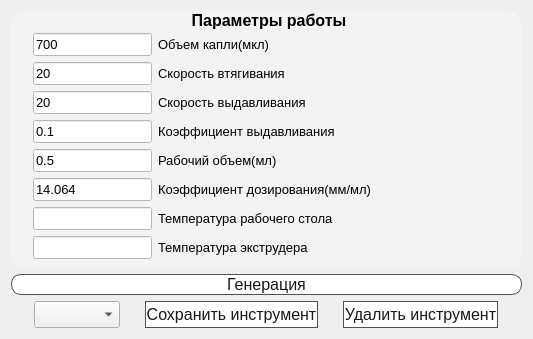
      <widget class="QWidget" name="tab">
       <property name="styleSheet">
        <string notr="true"/>
       </property>
       <attribute name="title">
        <string>Простое дозирование</string>
       </attribute>
       <layout class="QVBoxLayout" name="verticalLayout" stretch="22,0,1">
        <item>
         <widget class="QGroupBox" name="groupBox_12">
          <property name="font">
           <font>
            <pointsize>12</pointsize>
            <bold>true</bold>
           </font>
          </property>
          <property name="styleSheet">
           <string notr="true">QGroupBox {background-color: rgb(243, 243, 243);border: none;border-radius: 15px;}QGroupBox::title {subcontrol-origin: margin;subcontrol-position: top center;padding: 0 3px;}
</string>
          </property>
          <property name="title">
           <string>Параметры работы</string>
          </property>
          <layout class="QGridLayout" name="gridLayout_groupBox_8" columnstretch="1,3">
           <property name="leftMargin">
            <number>22</number>
           </property>
           <property name="topMargin">
            <number>22</number>
           </property>
           <property name="horizontalSpacing">
            <number>6</number>
           </property>
           <item row="4" column="0">
            <widget class="QLineEdit" name="lineEdit_working_volume">
             <property name="font">
              <font>
               <pointsize>10</pointsize>
              </font>
             </property>
             <property name="styleSheet">
              <string notr="true">background: rgb(255, 255, 255)</string>
             </property>
             <property name="text">
              <string>0.5</string>
             </property>
            </widget>
           </item>
           <item row="1" column="1">
            <widget class="QLabel" name="label_55">
             <property name="font">
              <font>
               <pointsize>10</pointsize>
              </font>
             </property>
             <property name="styleSheet">
              <string notr="true">border:none</string>
             </property>
             <property name="text">
              <string>Скорость втягивания</string>
             </property>
            </widget>
           </item>
           <item row="1" column="0">
            <widget class="QLineEdit" name="lineEdit_retraction_speed">
             <property name="font">
              <font>
               <pointsize>10</pointsize>
              </font>
             </property>
             <property name="styleSheet">
              <string notr="true">background: rgb(255, 255, 255)</string>
             </property>
             <property name="text">
              <string>20</string>
             </property>
            </widget>
           </item>
           <item row="0" column="1">
            <widget class="QLabel" name="label_36">
             <property name="font">
              <font>
               <pointsize>10</pointsize>
              </font>
             </property>
             <property name="styleSheet">
              <string notr="true">border:none
</string>
             </property>
             <property name="text">
              <string>Объем капли(мкл)</string>
             </property>
            </widget>
           </item>
           <item row="4" column="1">
            <widget class="QLabel" name="label_9">
             <property name="font">
              <font>
               <pointsize>10</pointsize>
              </font>
             </property>
             <property name="styleSheet">
              <string notr="true">border:none</string>
             </property>
             <property name="text">
              <string>Рабочий объем(мл)</string>
             </property>
            </widget>
           </item>
           <item row="2" column="1">
            <widget class="QLabel" name="label_56">
             <property name="font">
              <font>
               <pointsize>10</pointsize>
              </font>
             </property>
             <property name="styleSheet">
              <string notr="true">border:none</string>
             </property>
             <property name="text">
              <string>Скорость выдавливания</string>
             </property>
            </widget>
           </item>
           <item row="5" column="0">
            <widget class="QLineEdit" name="lineEdit_dosing_coeff">
             <property name="font">
              <font>
               <pointsize>10</pointsize>
              </font>
             </property>
             <property name="styleSheet">
              <string notr="true">background: rgb(255, 255, 255)</string>
             </property>
             <property name="text">
              <string>14.064</string>
             </property>
            </widget>
           </item>
           <item row="0" column="0">
            <widget class="QLineEdit" name="lineEdit_drop_volume">
             <property name="font">
              <font>
               <pointsize>10</pointsize>
              </font>
             </property>
             <property name="styleSheet">
              <string notr="true">background: rgb(255, 255, 255)</string>
             </property>
             <property name="text">
              <string>700</string>
             </property>
            </widget>
           </item>
           <item row="3" column="1">
            <widget class="QLabel" name="label_174">
             <property name="font">
              <font>
               <pointsize>10</pointsize>
              </font>
             </property>
             <property name="styleSheet">
              <string notr="true">border:none</string>
             </property>
             <property name="text">
              <string>Коэффициент выдавливания</string>
             </property>
            </widget>
           </item>
           <item row="5" column="1">
            <widget class="QLabel" name="label_10">
             <property name="font">
              <font>
               <pointsize>10</pointsize>
              </font>
             </property>
             <property name="styleSheet">
              <string notr="true">border:none</string>
             </property>
             <property name="text">
              <string>Коэффициент дозирования(мм/мл)</string>
             </property>
            </widget>
           </item>
           <item row="6" column="0">
            <widget class="QLineEdit" name="lineEdit_desktop_temperature">
             <property name="font">
              <font>
               <pointsize>10</pointsize>
              </font>
             </property>
             <property name="styleSheet">
              <string notr="true">background: rgb(255, 255, 255)</string>
             </property>
            </widget>
           </item>
           <item row="2" column="0">
            <widget class="QLineEdit" name="lineEdit_extrusion_speed">
             <property name="font">
              <font>
               <pointsize>10</pointsize>
              </font>
             </property>
             <property name="styleSheet">
              <string notr="true">background: rgb(255, 255, 255)</string>
             </property>
             <property name="text">
              <string>20</string>
             </property>
            </widget>
           </item>
           <item row="3" column="0">
            <widget class="QLineEdit" name="lineEdit_coeff_retract">
             <property name="font">
              <font>
               <pointsize>10</pointsize>
              </font>
             </property>
             <property name="styleSheet">
              <string notr="true">background: rgb(255, 255, 255)</string>
             </property>
             <property name="text">
              <string>0.1</string>
             </property>
            </widget>
           </item>
           <item row="7" column="0">
            <widget class="QLineEdit" name="lineEdit_extruder_temperature">
             <property name="font">
              <font>
               <pointsize>10</pointsize>
              </font>
             </property>
             <property name="styleSheet">
              <string notr="true">background: rgb(255, 255, 255)</string>
             </property>
            </widget>
           </item>
           <item row="6" column="1">
            <widget class="QLabel" name="label_11">
             <property name="font">
              <font>
               <pointsize>10</pointsize>
              </font>
             </property>
             <property name="text">
              <string>Температура рабочего стола</string>
             </property>
            </widget>
           </item>
           <item row="7" column="1">
            <widget class="QLabel" name="label_12_">
             <property name="font">
              <font>
               <pointsize>10</pointsize>
              </font>
             </property>
             <property name="text">
              <string>Температура экструдера</string>
             </property>
            </widget>
           </item>
          </layout>
         </widget>
        </item>
        <item>
         <widget class="QPushButton" name="pushButton_generate_simple_doz">
          <property name="font">
           <font>
            <pointsize>12</pointsize>
           </font>
          </property>
          <property name="styleSheet">
           <string notr="true">QPushButton {
                                          background-color: #FFFFFF;
                                           border: 1px solid rgb(79, 79, 79);
                                              border-radius: 10px;
                                              color: rgb(25, 25, 25);
                                              text-align:center;
                                          }
                                          QPushButton:hover {
                                           border-color: rgb(82, 168, 236);
                                          border-radius: 0px;
                                          color: rgb(82, 168, 236);
                                          }
                                          QPushButton:pressed {
                                          border-color: rgb(5, 97, 245);
                                          border-radius: 10px;
                                          color: rgb(5, 97, 245);
                                          }</string>
          </property>
          <property name="text">
           <string>Генерация</string>
          </property>
         </widget>
        </item>
        <item>
         <layout class="QHBoxLayout" name="horizontalLayout_tab_11_1">
          <property name="spacing">
           <number>25</number>
          </property>
          <property name="leftMargin">
           <number>23</number>
          </property>
          <property name="rightMargin">
           <number>24</number>
          </property>
          <item>
           <widget class="QComboBox" name="list_tools_simple_templates">
            <property name="sizePolicy">
             <sizepolicy hsizetype="Preferred" vsizetype="Expanding">
              <horstretch>0</horstretch>
              <verstretch>0</verstretch>
             </sizepolicy>
            </property>
            <property name="font">
             <font>
              <pointsize>12</pointsize>
             </font>
            </property>
           </widget>
          </item>
          <item>
           <widget class="QPushButton" name="pushButton_save_simple_doz">
            <property name="sizePolicy">
             <sizepolicy hsizetype="Minimum" vsizetype="Expanding">
              <horstretch>0</horstretch>
              <verstretch>0</verstretch>
             </sizepolicy>
            </property>
            <property name="font">
             <font>
              <pointsize>12</pointsize>
             </font>
            </property>
            <property name="styleSheet">
             <string notr="true">QPushButton {
                                          background-color: #FFFFFF;
                                           border: 1px solid rgb(79, 79, 79);
                                              color: rgb(25, 25, 25);
                                              text-align:center;
                                          }
                                          QPushButton:hover {
                                           border-color: rgb(82, 168, 236);
                                          border-radius: 0px;
                                          color: rgb(82, 168, 236);
                                          }
                                          QPushButton:pressed {
                                          border-color: rgb(5, 97, 245);
                                          border-radius: 10px;
                                          color: rgb(5, 97, 245);
                                          }</string>
            </property>
            <property name="text">
             <string>Сохранить инструмент</string>
            </property>
           </widget>
          </item>
          <item>
           <widget class="QPushButton" name="pushButton_delete_simple_doz">
            <property name="sizePolicy">
             <sizepolicy hsizetype="Minimum" vsizetype="Expanding">
              <horstretch>0</horstretch>
              <verstretch>0</verstretch>
             </sizepolicy>
            </property>
            <property name="font">
             <font>
              <pointsize>12</pointsize>
             </font>
            </property>
            <property name="styleSheet">
             <string notr="true">QPushButton {
                                          background-color: #FFFFFF;
                                           border: 1px solid rgb(79, 79, 79);
                                              color: rgb(25, 25, 25);
                                              text-align:center;
                                          }
                                          QPushButton:hover {
                                           border-color: rgb(82, 168, 236);
                                          border-radius: 0px;
                                          color: rgb(82, 168, 236);
                                          }
                                          QPushButton:pressed {
                                          border-color: rgb(5, 97, 245);
                                          border-radius: 10px;
                                          color: rgb(5, 97, 245);
                                          }</string>
            </property>
            <property name="text">
             <string>Удалить инструмент</string>
            </property>
           </widget>
          </item>
         </layout>
        </item>
       </layout>
      </widget>
